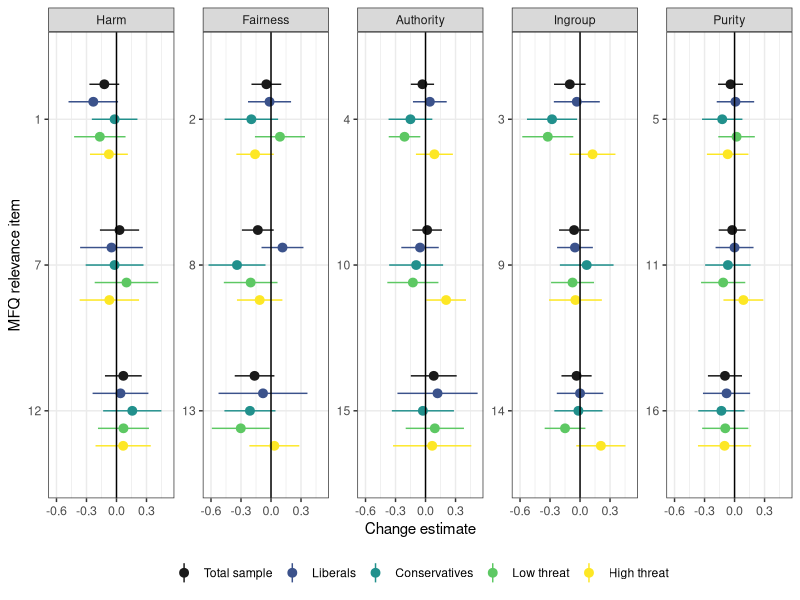

This chart was generated by the following R code:
## ---- chunk 1

knitr::opts_chunk$set(echo = TRUE, warning = FALSE, message = FALSE)

library(readr)
library(dplyr)
library(tidyr)
library(broom)
library(stringr)
library(forcats)
library(ggplot2)
library(kableExtra)
library(psych)

mfq <- read_csv("mfq-change-data.csv")


## ---- chunk 2

# Create covid threat index.
mfq <- mfq %>% 
  mutate(cov = (cov_worry + cov_affect - cov_others_worry)/3, 
         cov_sc = scale(cov)[,1])
         
mfq <- mfq %>% 
  group_by(id) %>% 
  mutate(
    # Identify those who participated in wave two.
    particip_t2 = n() == 2,
    # Recode changed ideology as missing values. 
    polviews = ifelse(n_distinct(polviews) > 1, 
                      NA_character_, 
                      as.character(polviews)),
    polviews = factor(polviews, levels = c("liberal", "moderate", "conservative", "libertarian")),
    polviews = fct_relabel(polviews, ~paste0(str_to_sentence(.), "s"))
  ) %>%
  ungroup()

# Reshape to long format by items.
mfq_long_i <- mfq %>% 
  filter(particip_t2) %>% 
  select(id, wave, polviews, cov_sc, suffer:pure, cared:god) %>%
  pivot_longer(cols = suffer:god, 
               names_to = "mf_item", 
               values_to = "value") %>% 
  mutate(mf = fct_collapse(mf_item,
                           Harm = c("suffer", "cared", "cruel"),
                           Fairness = c("treatdiff", "unfair", "rights"),
                           Ingroup = c("country", "betray", "loyal"),
                           Authority = c("auth", "trad", "chaos"),
                           Purity = c("pure", "disgust", "god")
                           ),
         mf = fct_relevel(mf, "Harm", "Fairness"), 
         mf_item = fct_recode(mf_item, 
                              `1` = "suffer",
                              `2` = "treatdiff",
                              `3` = "country",
                              `4` = "auth",
                              `5` = "pure",
                              `7` = "cared",
                              `8` = "unfair",
                              `9` = "betray",
                              `10` = "trad",
                              `11` = "disgust",
                              `12` = "cruel",
                              `13` = "rights",
                              `14` = "loyal",
                              `15` = "chaos",
                              `16` = "god"),
         mf_item = factor(mf_item, levels = c(1:5, 7:16)), 
         polviews = fct_recode(polviews, NULL = "Libertarians")) %>% 
  # drop empty items from the short versions
  drop_na(value)


# Reshape wide by time and calculate change
mfq_time_i <- mfq_long_i %>% 
  pivot_wider(names_from = wave, values_from = value) %>% 
  mutate(change = t2 - t1) 

## ---- chunk 3

left_join(
  mfq %>% 
    filter(wave == "t1") %>% 
    group_by(version) %>% 
    summarise(Time = paste(min(date), max(date), sep = " - "), 
              N_time1 = n()),
  mfq %>% 
    filter(wave == "t2") %>% 
    group_by(version) %>% 
    summarise(N_time2 = n(), 
              N_covid = sum(!is.na(cov)))
) %>% 
  kbl(caption = "Table 1. Different versions of the MFQ questionnaire included in the study.") %>% 
  kable_classic()

## ---- chunk 4

count(mfq, wave)

## ---- chunk 5

mfq %>% 
  filter(particip_t2) %>% 
  summarise(women = mean(gender == "Female"),
            mean(age),
            sd(age), 
            Liberals = mean(polviews == "Liberals", na.rm = TRUE),
            Conservatives = mean(polviews == "Conservatives", na.rm = TRUE))

## ---- chunk 6

covid19 <- mfq %>%
  filter(wave == "t2") %>% 
  select(cov_worry, cov_affect, cov_others_worry)

psych::alpha(covid19, check.keys = TRUE)$total$std.alpha

## ---- chunk 7

orig <- tribble(
~mf, ~alpha, ~total, ~Liberals, ~Moderates, ~Conservatives, ~Libertarians,
"Harm", .70, "3.77 (0.86)", "3.93 (0.76)", "3.68 (0.84)", "3.48 (0.89)", "3.26 (1.03)",
"Fairness", .65, "3.89 (0.78)", "4.04 (0.67)", "3.77 (0.77)", "3.44 (0.87)", "3.66 (0.90)",
"Ingroup", .71, "2.24 (1.03)", "2.06 (0.94)", "2.56 (1.00)", "3.03 (1.02)", "2.16 (1.10)",
"Authority", .67, "2.03 (0.95)", "1.88 (0.86)", "2.37 (0.90)", "2.81 (0.91)", "1.71 (0.95)",
"Purity", .68, "1.68 (1.11)", "1.44 (0.94)", "2.09 (1.09)", "2.88 (1.11)", "1.31 (1.03)"
)

orig <- orig %>% 
  select(mf, Liberals, Moderates, Conservatives) %>% 
  gather("polviews", "value", -mf) %>% 
  mutate(gr_mean = str_sub(value, 1, 4),
         gr_mean = as.numeric(gr_mean)) %>% 
  select(-value)

# aggregate by item and them by mf
mean_scores <- mfq_long_i %>% 
  filter(wave == "t1", !is.na(polviews)) %>% 
  group_by(mf, mf_item, polviews) %>% 
  summarise(mean = mean(value)) %>% 
  group_by(mf, polviews) %>% 
  summarise(mean = mean(mean)) 

# add graham data
mean_scores <- left_join(mean_scores, orig)

mean_scores %>% 
  mutate(comb = sprintf("%.2f (%.2f)", mean, gr_mean), 
         mf = factor(mf, levels = levels(mfq_long_i$mf))) %>% 
  select(mf, polviews, comb) %>% 
  spread(polviews, comb) %>% 
  select(mf, Liberals, Moderates, Conservatives) %>% 
  kbl(col.names = c("MF", "Liberals", "Moderates", "Conservatives"),
      caption = "Table 2. Mean relevance scores for different moral foundations among Liberalss, Moderatess, and Conservativess, with corresponding mean values from Graham et al. (2011) within parentheses.") %>%
  kable_classic()

## ---- chunk 8

mfq_drp <- mfq %>%
  filter(wave == "t1") %>% 
  select(particip_t2, 
         suffer, cared, cruel,
         treatdiff, unfair, rights,
         country, betray, loyal,
         auth, trad, chaos,
         pure, disgust, god) %>% 
  gather(mf_item, value, suffer:god)

drp_res <- mfq_drp %>% 
  group_by(mf_item) %>% 
  summarise(t.test(value ~ particip_t2) %>% 
                               tidy()) 

drp_res %>% 
  summarise(min(p.value))


## ---- chunk 9

full_sample <- mfq_time_i %>% 
  group_by(mf, mf_item) %>% 
  summarise(n = n(),
            t.test(change) %>% tidy(conf.int = TRUE),
            d = estimate/sqrt((var(t1) + var(t2))/2)) %>% 
  ungroup() %>% 
  mutate(gr = "Total sample")


eff_by_polv <- mfq_time_i %>% 
  filter(polviews %in% c("Liberals", "Conservatives")) %>% 
  group_by(mf, mf_item, polviews) %>% 
  summarise(n = n(),
            t.test(change) %>% tidy(conf.int = TRUE),
            d = estimate/sqrt((var(t1) + var(t2))/2)) %>% 
  ungroup() %>% 
  rename(gr = polviews)

eff_by_thr <- mfq_time_i %>% 
  drop_na(cov_sc) %>% 
  mutate(cov_worry = cut(cov_sc, 
                         c(-Inf, median(cov_sc), Inf),
                         labels = c("Low threat",
                                    "High threat"))) %>% 
  group_by(mf, mf_item, cov_worry) %>% 
  summarise(n = n(),
            t.test(change) %>% tidy(conf.int = TRUE),
            d = estimate/sqrt((var(t1) + var(t2))/2)) %>% 
  ungroup() %>% 
  rename(gr = cov_worry)

comb_change_est <- bind_rows(
  full_sample, 
  eff_by_polv,
  eff_by_thr 
) %>% 
  mutate(gr = factor(gr, levels = unique(gr)), 
         d = sprintf("%.2f", d), 
         n = sprintf("%.0f", n))

out_table <- comb_change_est %>% 
  select(mf, mf_item, gr, d, n) %>% 
  pivot_wider(
    names_from = gr,
    values_from = c(d, n),
    names_glue = "{gr}_{.value}"
  ) %>% 
  select(mf, mf_item, starts_with("Total"), 
         starts_with("Cons"), starts_with("Lib"),
         starts_with("Low"), starts_with("High")) 

out_table %>% 
  kbl(col.names = c("MF", "Item", rep(c("d", "n"), 5)), 
      caption = "Table 3. Mean difference (d) in standardized relevance scores between the first and second wave (negative values signifies a decrease in relevance).") %>%
  collapse_rows(columns = 1, valign = "top") %>% 
  add_header_above(c(
    " " = 1, " " = 1, "Total sample" = 2, 
    "Conserv." = 2, "Liberals" = 2,
    "Low threat" = 2, "High threat" = 2
    )) %>% 
  kable_classic() 


## ---- chunk 10

# Use viridis colour scheme, but replace the darkest with grey10 for full sample
colours <- scales::viridis_pal(direction = -1)(5)
colours <- c(colours[1:4], "grey10")

comb_change_est %>% 
  ggplot(aes(fct_rev(mf_item), estimate, 
             ymin = conf.low, ymax = conf.high, 
             color = fct_rev(gr))) +
  geom_pointrange(position = position_dodge(width = .6)) +
  geom_hline(yintercept = 0) +
  labs(y = "Change estimate", x = "MFQ relevance item", color = NULL) +
  coord_flip() +
  theme_bw(base_size = 11) +
  facet_wrap(~ mf, scales = "free_y", ncol = 5) +
  scale_colour_manual(values = colours) +
  theme(legend.position = "bottom",
        axis.text.x = element_text(size = 9)) +
  guides(color = guide_legend(reverse = TRUE))

# ggsave("fig1_mean-change.jpeg", width = 180, height = 90, units = "mm")
